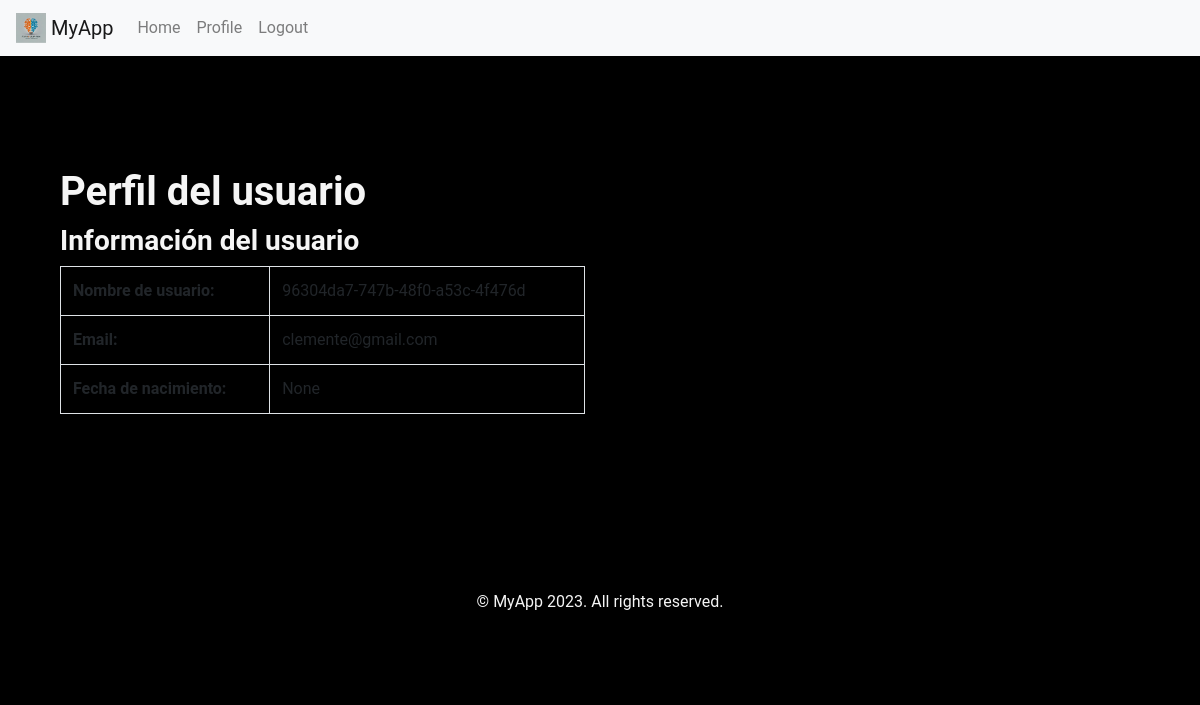
The page /profile/ (signed in) on the database its author committed.
### helloworld_app/models.py (models this page shows, shortened)
class CustomUser(AbstractBaseUser, PermissionsMixin):
    username = models.CharField(max_length=100, unique=True, default=generate_unique_username)
    nombre = models.CharField(max_length=100)
    email = models.EmailField(unique=True)
    fecha_de_nacimiento = models.DateField(null=True)
    is_active = models.BooleanField(default=True)
    is_staff = models.BooleanField(default=False)
    objects = CustomUserManager()
    USERNAME_FIELD = 'username'
    REQUIRED_FIELDS = ['nombre', 'email', 'fecha_de_nacimiento']

### helloworld_app/views.py (the view)
# urls.py: path('profile/', views.profile, name='profile'),
@login_required
def profile(request):
    return render(request, 'profile.html')

### helloworld_app/templates/profile.html (shortened to what this page needs)
{% extends 'base.html' %}
{% block content %}
  <div class="container">
    <div class="row">
      <div class="col-md-12">
        <h1>Perfil del usuario</h1>
      </div>
    </div>
    <div class="row">
      <div class="col-md-6">
        <h3>Información del usuario</h3>
        <table class="table table-bordered">
          <tr>
            <th>Nombre de usuario:</th>
            <td>{{ user.username }}</td>
          </tr>
          <tr>
            <th>Email:</th>
            <td>{{ user.email }}</td>
          </tr>
          <tr>
            <th>Fecha de nacimiento:</th>
            <td>{{ user.fecha_de_nacimiento }}</td>
          </tr>
        </table>
      </div>
    </div>
  </div>
{% endblock %}

### helloworld_app/static/css/style.css (style rules this page uses)
body { background-color: #000000; font-family: 'Roboto', sans-serif; color: #f5f5f5; }
h1, h2, h3, h4, h5, h6 { font-weight: bold; }
.container { padding-top: 2rem; padding-bottom: 2rem; }

### rows shown on the page
CustomUser: username "96304da7-747b-48f0-a53c-4f476d", email "clemente@gmail.com", fecha_de_nacimiento "None"
